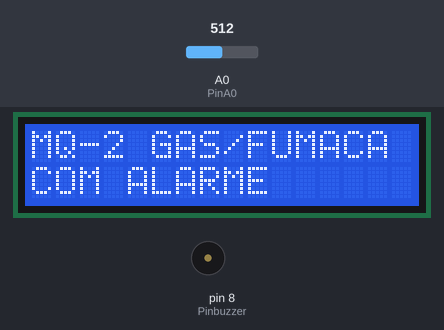
Simulated run of this sketch. Board: Arduino Uno, built with avr-gcc and run on an emulated ATmega328P. Shown: 16×2 character LCD, buzzer (waves = sounding, pin HIGH). The inputs (shaded band) are chosen by the test bench; at power-on: A0 (PinA0) = 512. What the sketch prints to the serial monitor is not drawn.

Above: at 1.2 s.
1.3 s: A0 (PinA0) set to 313
2.8 s: A0 (PinA0) set to 294
At 3.9 s:
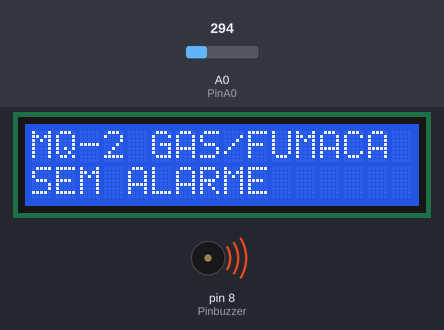
4.3 s: A0 (PinA0) set to 306
At 5.1 s:
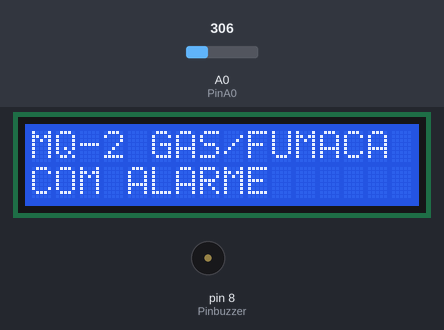
5.8 s: A0 (PinA0) set to 122
At 6.2 s:
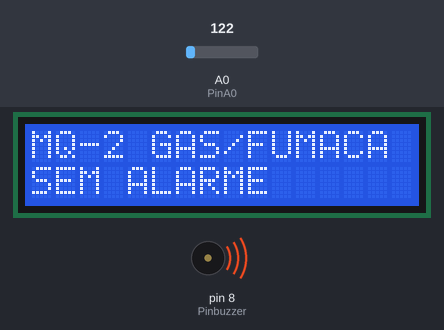
Timing chart, 0 to 8.3 s (numbered marks = the images above; inputs shaded):
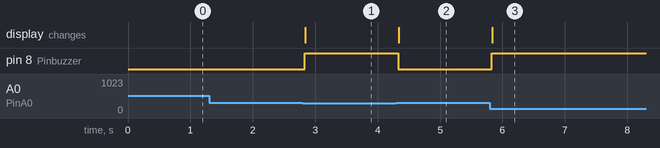

Measured:
- the behaviour switches between 301 and 300 on A0 (PinA0) (found by bisection; images 0 and 1)
- after the input at 1.3 s, every drawn part: stays the same
- after the input at 2.8 s, pin 8 (Pinbuzzer): LOW → HIGH at once; the display: changes at once (image 1)
- after the input at 4.3 s, pin 8 (Pinbuzzer): HIGH → LOW at once; the display: changes at once (image 2)
- after the input at 5.8 s, pin 8 (Pinbuzzer): LOW → HIGH at once; the display: changes at once (image 3)

The sketch:

mq-02.ino
```cpp
// Open Source
//MQ-2 - Sensor de Gás e Fumaça
// ligação pino sensor = A0;
// ligação do display SDA = A4 , SLC= A5, GND, VCC;


#include <LiquidCrystal_I2C.h> //INCLUSÃO DE BIBLIOTECA
LiquidCrystal_I2C lcd(0x27,2,1,0,4,5,6,7,3, POSITIVE);

int Pinbuzzer = 8; //PINO UTILIZADO PELO BUZZER
int PinA0 = A0;//PINO UTILIZADO PELO SENSOR DE GÁS MQ-2

int leitura_sensor = 300;//DEFININDO UM VALOR LIMITE (NÍVEL DE GÁS NORMAL)

void setup(){
lcd.begin (16,2); //SETA A QUANTIDADE DE COLUNAS(16) E O NÚMERO DE LINHAS(2) DO DISPLAY
lcd.setBacklight(HIGH); //LIGA O BACKLIGHT (LUZ DE FUNDO)
pinMode(PinA0, INPUT); //DEFINE O PINO COMO ENTRADA
pinMode(Pinbuzzer, OUTPUT); //DEFINE O PINO COMO SAÍDA
Serial.begin(9600);//INICIALIZA A SERIAL
}
void loop(){
  lcd.setCursor(0,0); //SETA A POSIÇÃO DO CURSOR
  lcd.print("MQ-2 GAS/FUMACA"); //IMPRIME O TEXTO NO DISPLAY LCD
  int valor_analogico = analogRead(PinA0); //VARIÁVEL RECEBE O VALOR LIDO NO PINO ANALÓGICO
  Serial.print("Leitura: "); //EXIBE O TEXTO NO MONITOR SERIAL
  Serial.println(valor_analogico);// MOSTRA NO MONITOR SERIAL O VALOR LIDO DO PINO ANALÓGICO

  if (valor_analogico > leitura_sensor){//SE VALOR LIDO NO PINO ANALÓGICO FOR MAIOR QUE O VALOR LIMITE, FAZ
  digitalWrite(Pinbuzzer, LOW); //BUZZER DESLIGADO
  lcd.setCursor(0,1); //SETA A POSIÇÃO DO CURSOR
  lcd.print("COM ALARME"); //IMPRIME O TEXTO NO DISPLAY LCD

  }else{ //SENÃO, FAZ
  digitalWrite(Pinbuzzer, HIGH);//BUZZER LIGADO
  lcd.setCursor(0,1); //SETA A POSIÇÃO DO CURSOR
  lcd.print("SEM ALARME"); //IMPRIME O TEXTO NO DISPLAY LCD
  }
  delay(100); //INTERVALO DE 100 MILISSEGUNDOS
}
```
